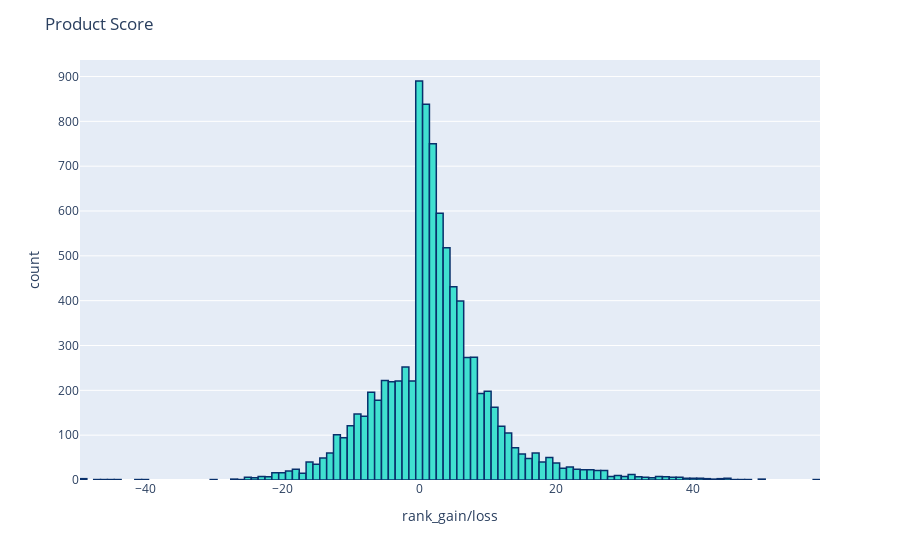

This figure's notebook cell:
### Code cell
import matplotlib.pyplot as plt
import seaborn as sns
color = sns.color_palette()
%matplotlib inline
import plotly.offline as py
py.init_notebook_mode(connected=True)
import plotly.graph_objs as go
import plotly.tools as tls
import plotly.express as px
# Product Scores
fig = px.histogram(df, x="rank_gain/loss")
fig.update_traces(marker_color="turquoise",marker_line_color='rgb(8,48,107)',
                  marker_line_width=1.5)
fig.update_layout(title_text='Product Score')
fig.show()

### Figure 1 — Plotly figure (JSON) as saved in the notebook; plotly's stock layout.template omitted (floating-point values rounded to 4 significant figures; data arrays with more than 128 entries replaced by an {"elided": "..."} marker saying what was removed)
{"data": [{"alignmentgroup": "True", "bingroup": "x", "hovertemplate": "rank_gain/loss=%{x}<br>count=%{y}<extra></extra>", "legendgroup": "", "marker": {"color": "turquoise", "line": {"color": "rgb(8,48,107)", "width": 1.5}, "pattern": {"shape": ""}}, "name": "", "offsetgroup": "", "orientation": "v", "showlegend": false, "type": "histogram", "x": {"elided": "8820 int values"}, "xaxis": "x", "yaxis": "y"}], "layout": {"barmode": "relative", "legend": {"tracegroupgap": 0}, "margin": {"t": 60}, "title": {"text": "Product Score"}, "xaxis": {"anchor": "y", "domain": [0, 1], "title": {"text": "rank_gain/loss"}}, "yaxis": {"anchor": "x", "domain": [0, 1], "title": {"text": "count"}}}}
